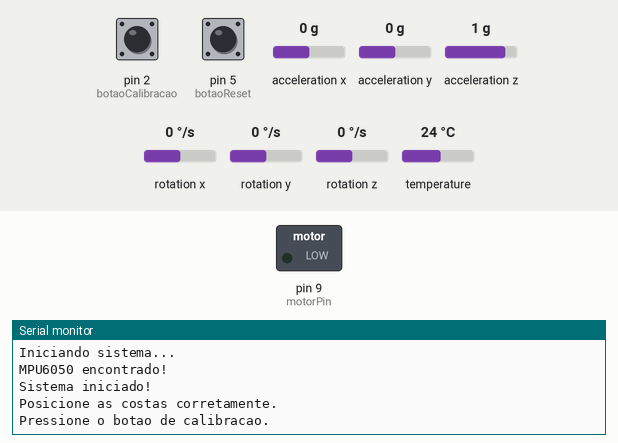
Simulated run of this sketch. Board: Arduino Uno, built with avr-gcc and run on an emulated ATmega328P. Shown: switched loads named in the sketch (green lamp = pin HIGH), the last lines printed to the serial monitor. The test bench sets the inputs (shaded band); at power-on: pin 2 (botaoCalibracao) LOW, acceleration y 0 g, pin 5 (botaoReset) LOW, acceleration x 0 g, acceleration z 1 g, rotation x 0 °/s, rotation y 0 °/s, rotation z 0 °/s, temperature 24 °C.

Above: at 1.2 s.
1.3 s: pin 2 (botaoCalibracao) pulled HIGH for 0.15 s
At 2.3 s:
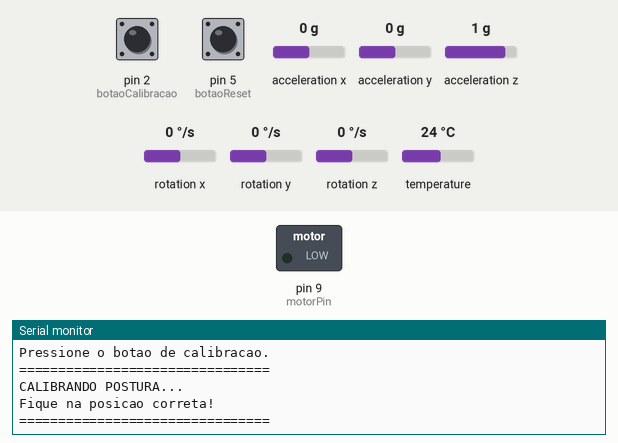
2.9 s: acceleration y set to -1.4 g
At 2.9 s:
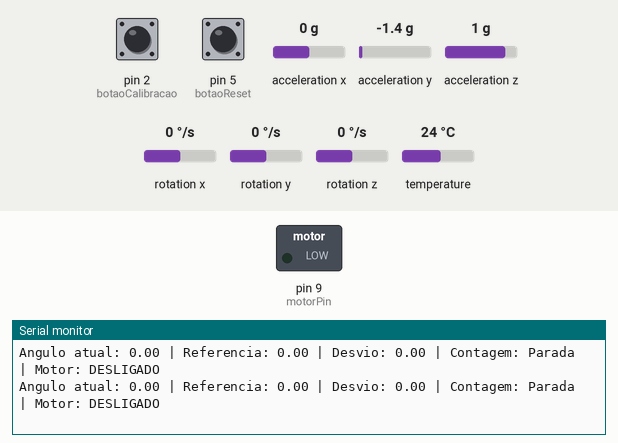
5.9 s: pin 5 (botaoReset) pulled HIGH for 1 s
At 5.95 s:
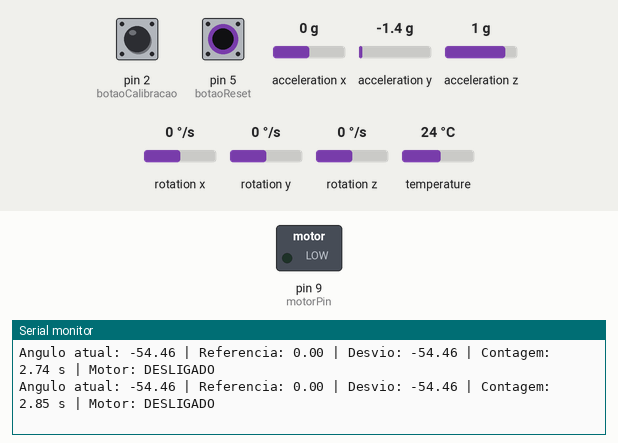
Timing chart, 0 to 8.9 s (numbered marks = the images above; inputs shaded):
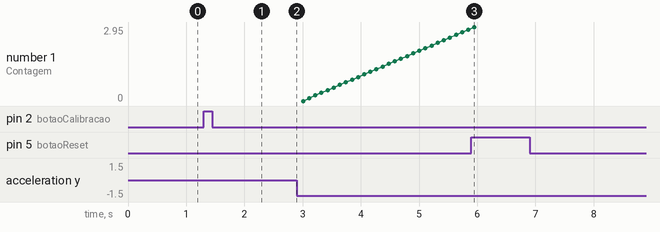

The sketch:

corretor_postural_push_botton.ino
```cpp
// Partcipantes do grupo: Ana Clara Fernandes Gonçalves, Bruna Souza Sudário França, Davi Leza Piló.
//bibliotecas baixadas para a execução do projeto: Adafruit MPU6050, Adafruit Unified Sensor.

#include <Adafruit_MPU6050.h>
#include <Adafruit_Sensor.h>
#include <Wire.h>
#include <math.h>

Adafruit_MPU6050 mpu;

// Pinos
const int motorPin = 9;
const int botaoCalibracao = 2;
const int botaoReset = 5;

// Configuracoes
const float limiteDesvio = 10.0;

const unsigned long tempoEspera = 5000;
const unsigned long debounce = 50;

float anguloReferencia = 0;
float anguloAtual = 0;
float desvio = 0;

bool calibrado = false;
bool motorLigado = false;
bool contandoTempo = false;

// Controle do botao de calibracao
bool leituraAnterior = LOW;
bool estadoBotao = LOW;

unsigned long tempoBotao = 0;

// Controle do botao de reset
bool leituraAnteriorReset = LOW;
bool estadoBotaoReset = LOW;

unsigned long tempoBotaoReset = 0;

// Controle de tempo
unsigned long tempoInicial = 0;


// =================================
// LEITURA DO ANGULO
// =================================

float lerAngulo() {

  sensors_event_t a, g, temp;

  mpu.getEvent(&a, &g, &temp);

  float angulo = atan2(
    a.acceleration.y,
    a.acceleration.z
  ) * 180.0 / PI;

  return angulo;
}


// =================================
// CALIBRACAO DA POSTURA
// =================================

void calibrarPostura() {

  digitalWrite(motorPin, LOW);

  motorLigado = false;
  contandoTempo = false;

  float somaY = 0;
  float somaZ = 0;

  sensors_event_t a, g, temp;

  Serial.println();
  Serial.println("================================");
  Serial.println("CALIBRANDO POSTURA...");
  Serial.println("Fique na posicao correta!");
  Serial.println("================================");

  for (int i = 0; i < 50; i++) {

    mpu.getEvent(&a, &g, &temp);

    somaY += a.acceleration.y;
    somaZ += a.acceleration.z;

    delay(20);
  }

  float mediaY = somaY / 50.0;
  float mediaZ = somaZ / 50.0;

  anguloReferencia = atan2(mediaY, mediaZ)
                     * 180.0 / PI;

  calibrado = true;

  Serial.print("Angulo de referencia: ");
  Serial.println(anguloReferencia, 2);

  Serial.println("CALIBRACAO CONCLUIDA!");
  Serial.println("Monitoramento iniciado.");
  Serial.println();

  tempoInicial = 0;
  contandoTempo = false;
}


// =================================
// RESET DA CALIBRACAO
// =================================

void resetarCalibracao() {

  // Desliga o motor
  digitalWrite(motorPin, LOW);

  motorLigado = false;
  contandoTempo = false;

  // Apaga a calibracao anterior
  calibrado = false;

  anguloReferencia = 0;
  anguloAtual = 0;
  desvio = 0;

  tempoInicial = 0;

  Serial.println();
  Serial.println("================================");
  Serial.println("CALIBRACAO RESETADA!");
  Serial.println("A referencia anterior foi apagada.");
  Serial.println("Pressione o botao de calibracao");
  Serial.println("para registrar uma nova postura.");
  Serial.println("================================");
  Serial.println();
}


// =================================
// INICIALIZACAO
// =================================

void setup() {

  Serial.begin(115200);

  pinMode(motorPin, OUTPUT);

  // Botoes com resistores externos de pull-down
  pinMode(botaoCalibracao, INPUT);
  pinMode(botaoReset, INPUT);

  digitalWrite(motorPin, LOW);

  Wire.begin();

  Serial.println("Iniciando sistema...");

  if (!mpu.begin()) {

    Serial.println("ERRO: MPU6050 NAO ENCONTRADO!");

    while (1) {
      digitalWrite(motorPin, LOW);
      delay(100);
    }
  }

  // Configuracao do sensor
  mpu.setAccelerometerRange(
    MPU6050_RANGE_4_G
  );

  mpu.setGyroRange(
    MPU6050_RANGE_500_DEG
  );

  mpu.setFilterBandwidth(
    MPU6050_BAND_21_HZ
  );

  Serial.println("MPU6050 encontrado!");
  Serial.println("Sistema iniciado!");
  Serial.println();
  Serial.println("Posicione as costas corretamente.");
  Serial.println("Pressione o botao de calibracao.");
}


// =================================
// LOOP PRINCIPAL
// =================================

void loop() {

  // =================================
  // BOTAO DE CALIBRACAO
  // =================================

  bool leituraBotao = digitalRead(botaoCalibracao);

  if (leituraBotao != leituraAnterior) {

    tempoBotao = millis();

    leituraAnterior = leituraBotao;
  }

  if (millis() - tempoBotao > debounce) {

    if (leituraBotao != estadoBotao) {

      estadoBotao = leituraBotao;

      // Botao pressionado (HIGH)
      if (estadoBotao == HIGH && !calibrado) {

        calibrarPostura();
      }
    }
  }


  // =================================
  // BOTAO DE RESET
  // =================================

  bool leituraReset = digitalRead(botaoReset);

  if (leituraReset != leituraAnteriorReset) {

    tempoBotaoReset = millis();

    leituraAnteriorReset = leituraReset;
  }

  if (millis() - tempoBotaoReset > debounce) {

    if (leituraReset != estadoBotaoReset) {

      estadoBotaoReset = leituraReset;

      // Botao pressionado (HIGH)
      if (estadoBotaoReset == HIGH && calibrado) {

        resetarCalibracao();
      }
    }
  }


  // =================================
  // AGUARDA CALIBRACAO
  // =================================

  if (!calibrado) {

    digitalWrite(motorPin, LOW);

    return;
  }


  // =================================
  // LEITURA DO MPU6050
  // =================================

  anguloAtual = lerAngulo();

  // Calcula desvio da referencia
  desvio = anguloAtual - anguloReferencia;

  // Corrige valores acima de 180 graus
  if (desvio > 180) {
    desvio -= 360;
  }

  if (desvio < -180) {
    desvio += 360;
  }


  // =================================
  // VERIFICACAO DA POSTURA
  // =================================

  if (fabs(desvio) > limiteDesvio) {

    if (!motorLigado) {

      if (!contandoTempo) {

        tempoInicial = millis();

        contandoTempo = true;

        Serial.println("Postura incorreta!");
        Serial.println("Iniciando contagem de 5 segundos...");
      }

      // Aguarda 5 segundos
      if (millis() - tempoInicial >= tempoEspera) {

        motorLigado = true;

        contandoTempo = false;

        Serial.println("ATENCAO! MOTOR ATIVADO!");
      }
    }
  }

  else {

    // Postura corrigida
    motorLigado = false;

    contandoTempo = false;

    tempoInicial = 0;
  }


  // =================================
  // CONTROLE DO MOTOR
  // =================================

  digitalWrite(
    motorPin,
    motorLigado ? HIGH : LOW
  );


  // =================================
  // MONITOR SERIAL
  // =================================

  Serial.print("Angulo atual: ");
  Serial.print(anguloAtual, 2);

  Serial.print(" | Referencia: ");
  Serial.print(anguloReferencia, 2);

  Serial.print(" | Desvio: ");
  Serial.print(desvio, 2);

  Serial.print(" | Contagem: ");

  if (contandoTempo) {

    Serial.print(
      (millis() - tempoInicial) / 1000.0
    );

    Serial.print(" s");

  } else {

    Serial.print("Parada");
  }

  Serial.print(" | Motor: ");

  Serial.println(
    motorLigado ? "LIGADO" : "DESLIGADO"
  );

  delay(100);
}
```

Measured:
- after the input at 1.3 s, the serial monitor: prints a new line after 0.05 s (image 1)
- after the input at 5.9 s, pin 9 (motorPin): stays LOW (without the input it goes to HIGH after 2.2 s)
